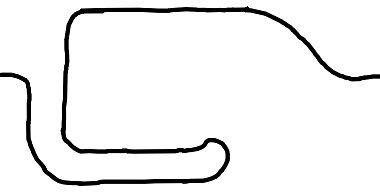
#> input picture 2025-06-sunglass-holder/hook-design-v2.png, 380 x 192 px
$ jupyter execute generate-points-from-sketch.ipynb   (shell and % lines are left out)
#> lines starting #> are read from the running program, lines starting #| are printed output that depends on the picture
#> in skeletonize_image, `img_skeleton = skeletonize(img_array_gray < line_threshold_value)`:
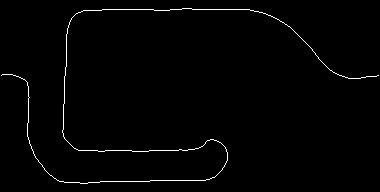
#> img_skeleton: shape (192, 380) bool; 1.2% white in thin lines or dots
[cell 1]

from PIL import Image
import matplotlib.pyplot as plt
from skimage.morphology import skeletonize
from scipy.interpolate import interp1d, UnivariateSpline
import numpy as np
import json

[cell 2]
def sketch_to_points(img, threshold=128, gap=10, start_point=None, point_count=100):
    """
    Converts a sketch image (PIL Image or NumPy array) to a list of points.
    If img is a boolean NumPy array (skeletonized), 'threshold' is ignored.

    Args:
        img (PIL.Image or np.ndarray): Input image.
        threshold (int): Grayscale value for binarization if img is not boolean.
                         Ignored if img is a boolean array.
        gap (int): The minimum distance between selected points.
            Must be 1 or greater.

    Returns:
        list: A list of (x, y) tuples representing the points.
    """
#> called with threshold = 100, gap = 5, start_point = (0, 75), point_count = 100
    if not isinstance(gap, (int, float)) or gap <= 0:
        raise ValueError("Gap must be a positive number.")

    is_numpy_array = isinstance(img, np.ndarray)
#> is_numpy_array = True

    if is_numpy_array:
        height, width = img.shape
#> height = 192; width = 380
    else:
        width, height = img.size

    points = []

    for y_coord in range(0, height):
        for x_coord in range(0, width):
            if is_numpy_array:
                pixel_value = img[y_coord, x_coord]
                is_line_pixel = pixel_value
            else:
                pixel_value = img.getpixel((x_coord, y_coord))
                is_line_pixel = pixel_value < threshold

            if is_line_pixel:
                closest_neighbor_dist = float('inf')
                if not points:
                    points.append((x_coord, y_coord))
                    continue

                for point_x, point_y in points:
                    dist = ((point_x - x_coord) ** 2 + (point_y - y_coord) ** 2) ** 0.5
                    if dist < closest_neighbor_dist:
                        closest_neighbor_dist = dist

                if closest_neighbor_dist > gap:
                    points.append((x_coord, y_coord))
#> after the loop, points = 162 pairs, first value 2 to 377, second value 8 to 183

    # Order points in nearest neighbor fashion
    if start_point:
        closest_points = sorted(points, key=lambda p: ((p[0] - start_point[0]) ** 2 + (p[1] - start_point[1]) ** 2))
#> closest_points has the same summary as points
        p = closest_points[0]
#> p = (2, 74)
    else:
        p = points[0]
    new_points = [p]
#> new_points = [(2, 74)]
    seen = set((p,))
#> seen = 1 item
    while len(new_points) < len(points):
        closest_neighbor_dist = float('inf')
        closest_neighbor = None
        for q in points:
            if p == q or q in seen:
                continue
            sq_dist = (p[0] - q[0]) ** 2 + (p[1] - q[1]) ** 2
            if sq_dist < closest_neighbor_dist:
                closest_neighbor_dist = sq_dist
                closest_neighbor = q
        new_points.append(closest_neighbor)
        seen.add(closest_neighbor)
        p = closest_neighbor
#> this loop made 161 passes
#> p on passes 1 to 3: (8, 74), (13, 75), (18, 76)
#> after the loop, new_points has the same summary as points; seen = 162 items

    points = np.array(new_points[::2])
#> points = 81 pairs, first value 2 to 372, second value 8 to 183

    # Smooth the points using spline interpolation
    distance = np.cumsum(np.sqrt(np.sum(np.diff(points, axis=0)**2, axis=1)))
#> distance = 80 values from 11.05 to 944.5
    distance = np.insert(distance, 0, 0) / distance[-1]
#> distance = 81 values from 0 to 1
    alpha = np.linspace(0, 1, point_count)
    splines = [UnivariateSpline(distance, coords, k=3, s=.2) for coords in points.T]
#> splines = 2 items
    points = np.vstack([s(alpha) for s in splines]).T
#> points = 100 pairs, first value 1.98 to 372, second value 8.05 to 182.9
    points = points.tolist()

    # Normalize points to a 0-1 range
    min_x, min_y, max_x, max_y = (
        min(x for x, _ in points), min(y for _, y in points),
        max(x for x, _ in points), max(y for _, y in points)
    )
#> min_x = 1.98; min_y = 8.05; max_x = 372; max_y = 182.9
    radix = 10_000
    width = max_x - min_x
#> width = 370
    height = max_y - min_y
#> height = 174.9
    scale = 1 / max(width, height)
#> scale = 0.0027
    normalized_points = [
        (int((x - min_x) * scale * radix) / radix, int((y - min_y) * scale * radix) / radix)
        for x, y in points
    ]
#> normalized_points = 100 pairs, first value 0 to 1, second value 0 to 0.473

    return points, normalized_points


def skeletonize_image(image_path, line_threshold_value):
    """
    Skeletonizes the image to extract lines. Lines are assumed to be darker than background.

    Args:
        image_path (str): Path to the PNG image file.
        line_threshold_value (int): Grayscale value below which a pixel is considered part of a line.

    Returns:
        np.ndarray: Boolean skeletonized image.
    """
    img_gray = Image.open(image_path).convert('L') # Convert to grayscale
    img_array_gray = np.array(img_gray)

    img_skeleton = skeletonize(img_array_gray < line_threshold_value)
    return img_skeleton


image_file_path = "hook-design-v2.png"
darkness_level_threshold = 100
point_spacing_gap = 5
start_point = (0, 75)
point_count = 100

image = skeletonize_image(image_file_path, darkness_level_threshold)
extracted_points, normalized_points = sketch_to_points(
    image,
    darkness_level_threshold,
    point_spacing_gap,
    start_point,
    point_count=point_count
)
#> extracted_points has the same summary as points in sketch_to_points

if extracted_points:
    print(f"\nSuccessfully extracted {len(extracted_points)} points from '{image_file_path}'.")
#| Successfully extracted 100 points from 'hook-design-v2.png'.

    plt.figure(figsize=(10, 8))
    plt.imshow(image, cmap='gray')

    x_coordinates, y_coordinates = zip(*extracted_points)
#> x_coordinates = 100 values, max 372 at index 99, min 1.98 at index 0, mean 148.3; y_coordinates = 100 values, max 182.9 at index 17, min 8.05 at index 77, mean 98.99
    plt.scatter(x_coordinates, y_coordinates, color='red', s=15, label=f'{len(extracted_points)} extracted points')

    for i in range(len(extracted_points) - 1):
        ep1 = extracted_points[i]
        ep2 = extracted_points[i + 1]
        plt.plot([ep1[0], ep2[0]], [ep1[1], ep2[1]], color='lime', linewidth=2)
        plt.annotate(str(i), (ep1[0], ep1[1]), color='white', fontsize=8, ha='center', va='bottom')
#> this loop made 99 passes
#> (ep1, ep2) on passes 1 to 12: ([1.98, 74], [11.55, 74.78]), ([11.55, 74.78], [20.67, 77.45]), ([20.67, 77.45], [26.97, 84.61]), ([26.97, 84.61], [28.43, 94.03]), ([28.43, 94.03], [27.92, 103.6]), ([27.92, 103.6], [27.95, 113.1]), ([27.95, 113.1], [27.03, 122.7]), ([27.03, 122.7], [26.69, 132.1]), ([26.69, 132.1], [28.74, 141.5]), ([28.74, 141.5], [31.92, 150.6]), ([31.92, 150.6], [36.63, 158.7]), ([36.63, 158.7], [42.79, 166])

    if start_point:
        plt.scatter([start_point[0]], [start_point[1]], color='lime', s=80, label=f'Start Point {start_point}')

    plt.title(f"Sketch with Extracted Points\n(Threshold: {darkness_level_threshold}, Gap: {point_spacing_gap})")
    plt.xlabel("X coordinate")
    plt.ylabel("Y coordinate")
    plt.legend()
    plt.grid(True, linestyle='--', alpha=0.5)
    plt.show()
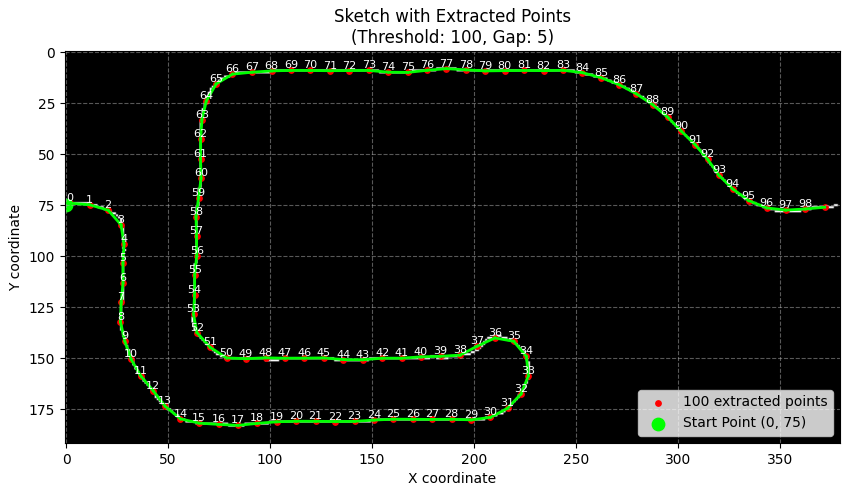
#> figure drawn by matplotlib, 1 panel

    with open("extracted_points.json", "w") as f:
        json.dump(normalized_points, f, indent=2)
